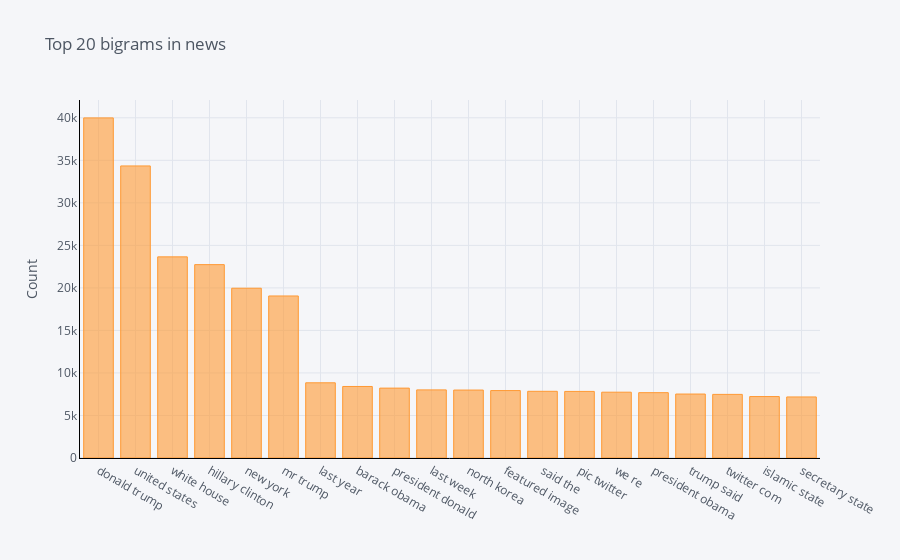

The notebook cell saved with this chart:
### Code cell
def get_top_n_bigram(corpus, n=None):
    vec = CountVectorizer(ngram_range=(2, 2)).fit(corpus)
    bag_of_words = vec.transform(corpus)
    sum_words = bag_of_words.sum(axis=0) 
    words_freq = [(word, sum_words[0, idx]) for word, idx in vec.vocabulary_.items()]
    words_freq =sorted(words_freq, key = lambda x: x[1], reverse=True)
    return words_freq[:n]


common_2_words = get_top_n_bigram(df['news'], 20)
c2w = [common_2_words[0], common_2_words[1], common_2_words[2], common_2_words[3], common_2_words[7], common_2_words[10]]
   
df3 = pd.DataFrame(common_2_words, columns = ['news' , 'count'])

df3.groupby('news').sum()['count'].sort_values(ascending=False).iplot(
    kind='bar', yTitle='Count', linecolor='black', title='Top 20 bigrams in news')

# Get Data
labels = [item[0] for item in c2w]
values = [item[1] for item in c2w]

# Create bar graph
plt.bar(labels, values, color=colors)
# Add label and title
plt.xlabel("Keyword")
plt.ylabel("Count")
plt.title("Selected Key high-frequency Bigram Words")

plt.show()

### Figure 1 — Plotly figure (JSON) as saved in the notebook; plotly's stock layout.template omitted (floating-point values rounded to 4 significant figures)
{"data": [{"marker": {"color": "rgba(255, 153, 51, 0.6)", "line": {"color": "rgba(255, 153, 51, 1.0)", "width": 1}}, "name": "count", "orientation": "v", "text": "", "x": ["donald trump", "united states", "white house", "hillary clinton", "new york", "mr trump", "last year", "barack obama", "president donald", "last week", "north korea", "featured image", "said the", "pic twitter", "we re", "president obama", "trump said", "twitter com", "islamic state", "secretary state"], "y": [39989, 34341, 23650, 22737, 19963, 19051, 8842, 8411, 8216, 8008, 7988, 7929, 7843, 7830, 7738, 7683, 7520, 7480, 7225, 7179], "type": "bar"}], "layout": {"legend": {"bgcolor": "#F5F6F9", "font": {"color": "#4D5663"}}, "paper_bgcolor": "#F5F6F9", "plot_bgcolor": "#F5F6F9", "title": {"font": {"color": "#4D5663"}, "text": "Top 20 bigrams in news"}, "xaxis": {"gridcolor": "#E1E5ED", "linecolor": "black", "showgrid": true, "tickfont": {"color": "#4D5663"}, "title": {"font": {"color": "#4D5663"}, "text": ""}, "zerolinecolor": "#E1E5ED"}, "yaxis": {"gridcolor": "#E1E5ED", "linecolor": "black", "showgrid": true, "tickfont": {"color": "#4D5663"}, "title": {"font": {"color": "#4D5663"}, "text": "Count"}, "zerolinecolor": "#E1E5ED"}}}
